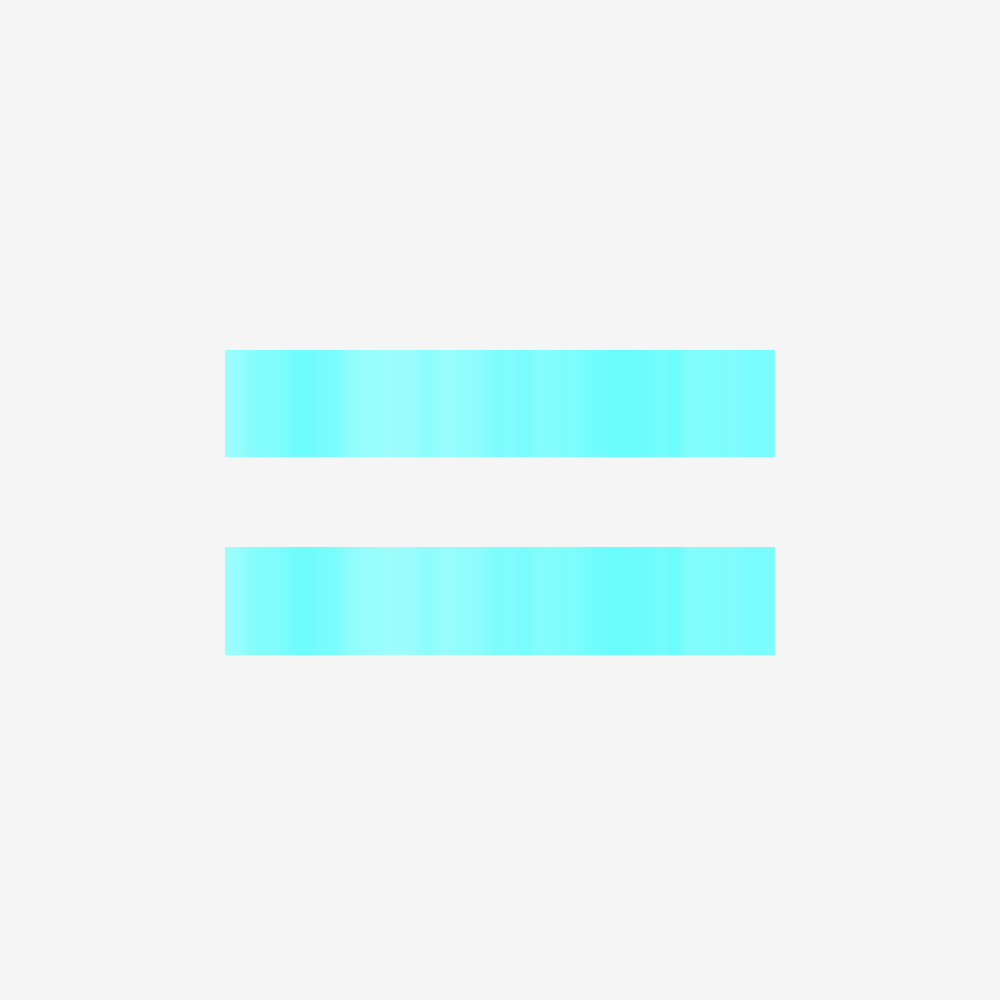
Frame 1 (no input)
Frame 60 (no input): identical to frame 1, image omitted
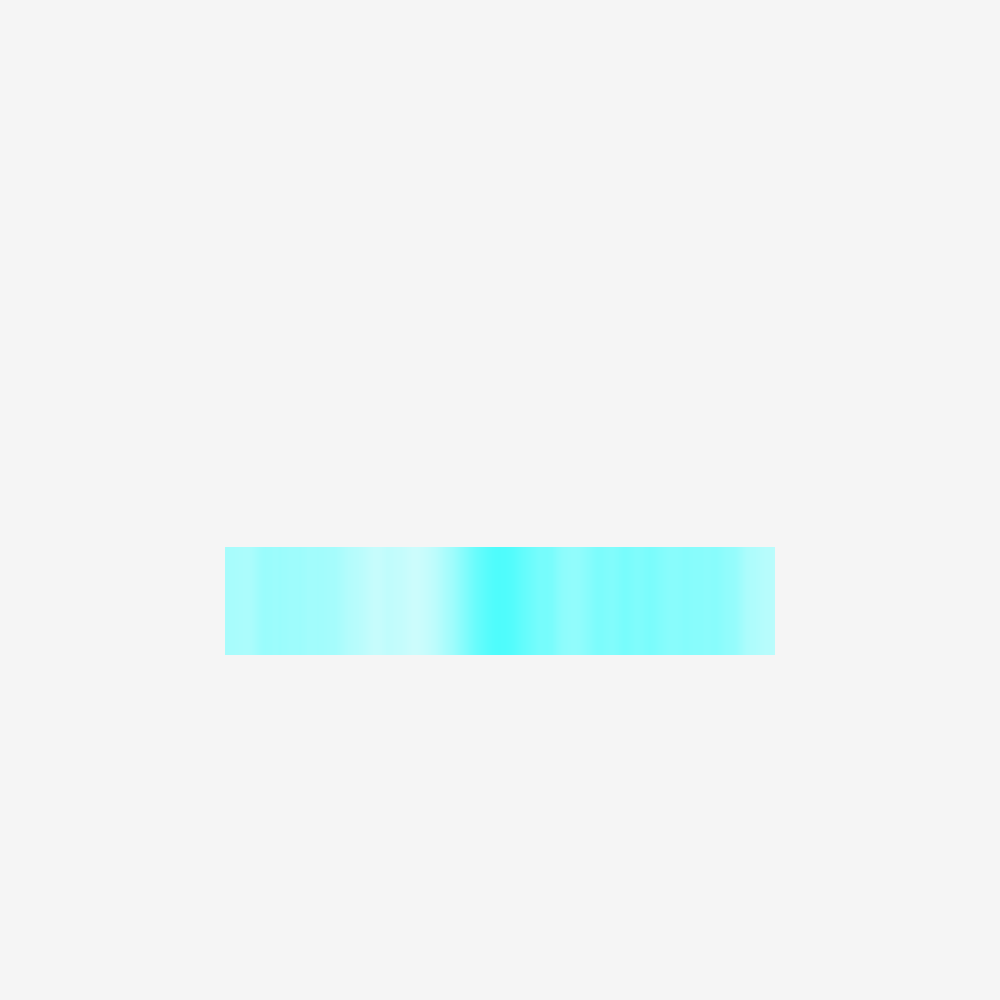
Frame 120 (the mouse pressed at the canvas centre since frame 60)

The p5.js sketch that drew these frames (run headless with seeded random() and noise() and a simulated clock; from frame 60 on, the mouse is pressed at the canvas centre):

// p5.js sketch
// ── sketch.js
//refrence code: https://p5js.org/reference/#/p5/noise

let noiseScale=0.01;

function setup() {
    createCanvas(1000, 1000);
}

function draw() {
    background(245);
    for (let x=0; x < width; x++) {
        let noiseVal = noise(x*noiseScale, mouseY*noiseScale);
        stroke(noiseVal*225, 255, 255);
        line(x, mouseY+noiseVal*30, x, height);
      }

    noStroke()
    fill(245)
    rect(0, 0, 1000, 350)
    rect(0, 655, 1000, 350)
    rect(225, 457, 550, 90)
    rect(0, 340, 225, 325)
    rect(775, 340, 225, 325) 
}
